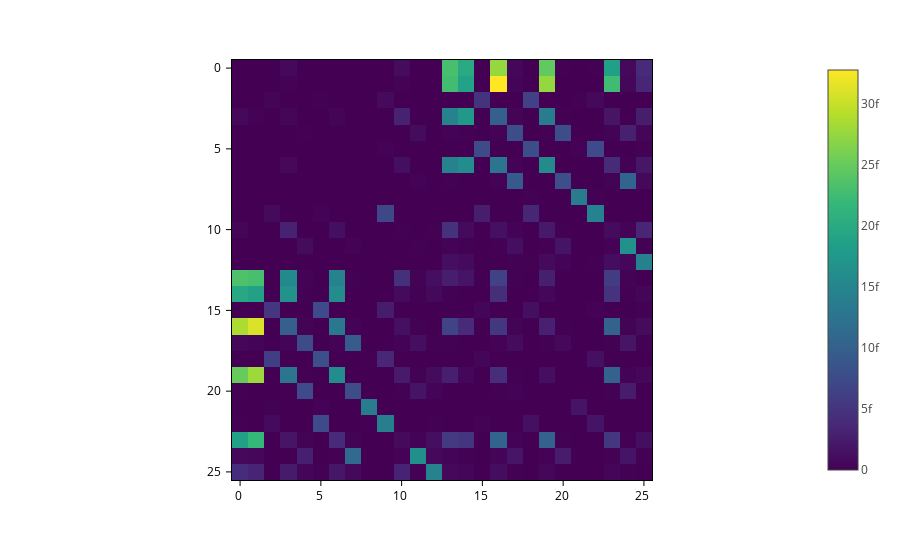

The cell this chart's notebook holds for it:
### Code cell
#We try again to reconstruct the matrices

def ReconstructHS(k_cart, H_coo, S_coo, orb_i, orb_j, isc, A_lat):

    no=H_coo.shape[0]    #number of rows of H_matrix, i.e. number of orbitals
    H_g=np.zeros((no, no), dtype=complex) #no x no matrix of zeros for our H(k) which we wil now fill (it may be wasteful to use a dense matrix for that, but we do it here for simplicity)
    S_g=np.zeros((no, no), dtype=complex)

    kpt=k_cart  #the k-point at which we will attempt reconstruction

    for k in range(0, H_coo.nnz):
        Ruc=A_lat[0]*isc[k,0]+A_lat[1]*isc[k,1]+A_lat[2]*isc[k,2]  #unit cell to unit cell repetition distance (i.e. cell phase convention)
        #Ruc=geom.oRij(H_coo.row[k], H_coo.col[k])  #using the Ruc wil lead to the atomic phase convention
        Phase=np.exp(1j*kpt.dot(Ruc))
        H_g[orb_i[k],orb_j[k]]+=H_coo.data[k]*Phase   #add contribution to correct entry of H(k)
        S_g[orb_i[k],orb_j[k]]+=S_coo.data[k]*Phase   #H ans S have the same sparsity structure

    return H_g, S_g


kpt=np.array([6,0,8])  #the k-point at which we will attempt reconstruction, in cartesian (?) coordinates

H_g, S_g = ReconstructHS(kpt, H_coo, S_coo, orb_i, orb_j, isc, A_lat)

#Our reconstructed matrices should now be done

#k_red=kpt*A_lat[2,2]/(2*np.pi)
#k_red=np.linalg.inv(A_lat.T)@kpt
k_red=(A_lat.T)@kpt/(2*np.pi)   #weird conversion here, I would expect the above one for cart->red...

#We compute the SISL ones, for comparison
Hks=H_uc.Hk(k_red, gauge='cell')  #Here be careful to choose the same phase convention as the one used for the definition of Ruc
Sks=H_uc.Sk(k_red, gauge='cell')  #Note the use of the "converted" k, k_red

#check they are the same
MatsCloseH=np.allclose(H_g, Hks.toarray())
print(f'np.allcose between the two transfer integral matrices returns: {MatsCloseH}')

MatsCloseS=np.allclose(S_g, Sks.toarray())
print(f'np.allcose between the two overlap matrices returns: {MatsCloseS}')

#plot the difference
px.imshow(np.abs(H_g-Hks.toarray()))

### Figure 1 — Plotly figure (JSON) as saved in the notebook; plotly's stock layout.template omitted (floating-point values rounded to 4 significant figures; data arrays with more than 128 entries replaced by an {"elided": "..."} marker saying what was removed)
{"data": [{"coloraxis": "coloraxis", "hovertemplate": "x: %{x}<br>y: %{y}<br>color: %{z}<extra></extra>", "name": "0", "type": "heatmap", "xaxis": "x", "yaxis": "y", "z": {"elided": "26x26 float values"}}], "layout": {"coloraxis": {"colorscale": [[0, "#440154"], [0.1111, "#482878"], [0.2222, "#3e4989"], [0.3333, "#31688e"], [0.4444, "#26828e"], [0.5556, "#1f9e89"], [0.6667, "#35b779"], [0.7778, "#6ece58"], [0.8889, "#b5de2b"], [1, "#fde725"]]}, "margin": {"t": 60}, "xaxis": {"anchor": "y", "constrain": "domain", "domain": [0, 1], "scaleanchor": "y"}, "yaxis": {"anchor": "x", "autorange": "reversed", "constrain": "domain", "domain": [0, 1]}}}
